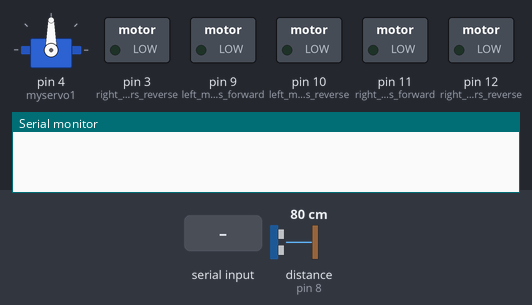
The sketch below on a simulated Arduino Uno, built with avr-gcc and run on an emulated ATmega328P. On the bench: servo, switched loads named in the sketch (green lamp = pin HIGH), the last lines printed to the serial monitor. The test bench sets the inputs (shaded band); at power-on: distance to the obstacle (sensor on pin 8) 80 cm. The echo pulse lasts 58.3 µs per cm; random numbers use the default seed unless the sketch sets one; pins used as bus, display or sensor lines are not drawn.

Above: at 1.2 s.
1.3 s: "R" received over Serial
At 2.1 s:
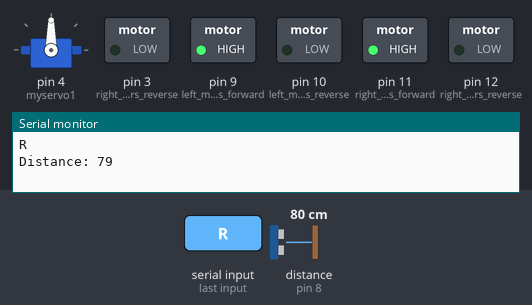
2.8 s: "L" received over Serial
At 3.3 s:
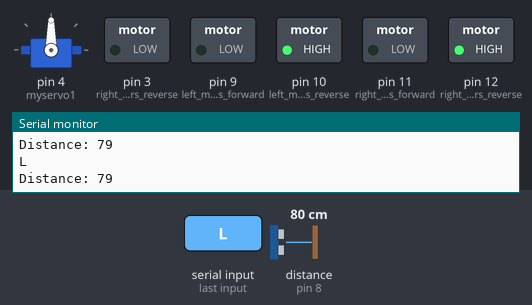
4.3 s: "F" received over Serial
At 5.5 s:
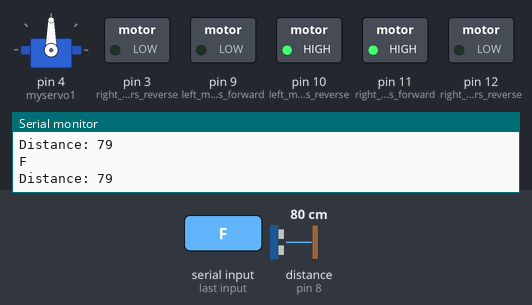
5.8 s: "B" received over Serial
At 6.7 s:
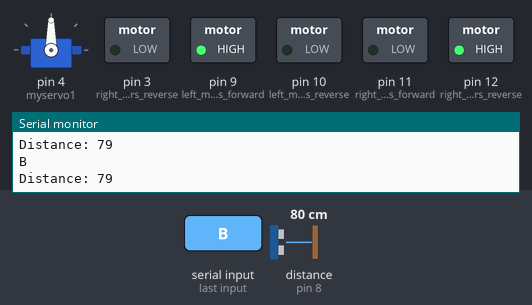
7.3 s: "W" received over Serial
At 7.9 s:
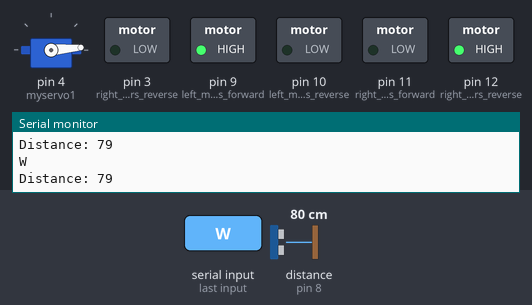
8.8 s: "S" received over Serial
At 10.2 s:
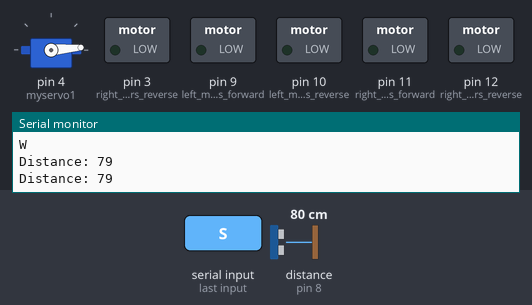
Timing chart, 0 to 11.3 s (numbered marks = the images above; inputs shaded):
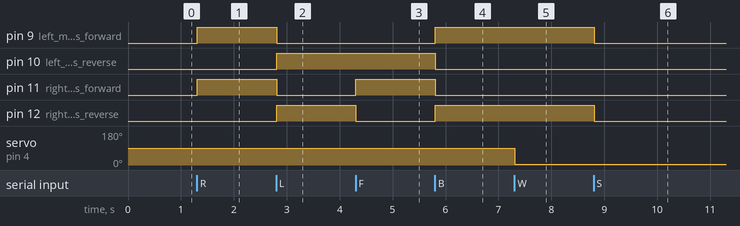

Measured:
- after the input at 1.3 s, pin 9 (left_motors_forward), pin 11 (right_motors_forward): LOW → HIGH at once
- after the input at 2.8 s, pin 9 (left_motors_forward), pin 11 (right_motors_forward): HIGH → LOW at once; pin 10 (left_motors_reverse), pin 12 (right_motors_reverse): LOW → HIGH at once
- after the input at 4.3 s, pin 11 (right_motors_forward): LOW → HIGH at once; pin 12 (right_motors_reverse): HIGH → LOW at once
- after the input at 5.8 s, pin 9 (left_motors_forward), pin 12 (right_motors_reverse): LOW → HIGH at once; pin 10 (left_motors_reverse), pin 11 (right_motors_forward): HIGH → LOW at once
- after the input at 7.3 s, servo on pin 4 (myservo1): 90° → 5° at once
- after the input at 8.8 s, pin 9 (left_motors_forward), pin 12 (right_motors_reverse): HIGH → LOW at once

The sketch:

mini_prj.ino
```cpp
#include <Servo.h>

Servo myservo1;

char t;
int ran;
const int trigPin = 7;
const int echoPin = 8;
// defines variables
long duration;
int distance;
void setup() {

  ran = random(10);
myservo1.attach(4);
pinMode(9,OUTPUT);   //left motors forward
pinMode(10,OUTPUT);   //left motors reverse
pinMode(11,OUTPUT);   //right motors forward
pinMode(12,OUTPUT);   //right motors reverse
pinMode(3,OUTPUT);   //right motors reverse

pinMode(trigPin, OUTPUT); // Sets the trigPin as an Output
pinMode(echoPin, INPUT); // Sets the echoPin as an Input
Serial.begin(9600); // Starts the serial communication
}

void loop() {
if(Serial.available()){
  t = Serial.read();
  if(t!= 'S'){
    Serial.println(t);
  }
  // Clears the trigPin
  digitalWrite(trigPin, LOW);
//  delayMicroseconds(2);
  // Sets the trigPin on HIGH state for 10 micro seconds
  digitalWrite(trigPin, HIGH);
//  delayMicroseconds(10);
  digitalWrite(trigPin, LOW);
  // Reads the echoPin, returns the sound wave travel time in microseconds
  duration = pulseIn(echoPin, HIGH);
  // Calculating the distance
  distance= duration*0.034/2;
  // Prints the distance on the Serial Monitor
  Serial.print("Distance: ");
  Serial.println(distance);
//  delay(500);
  if(distance <= 10){
    digitalWrite(3, HIGH);
  }
  else{
    digitalWrite(3, LOW);
  }
  //  Serial.println(ran);

}

if(t == 'R'){            //move forward(all motors rotate in forward direction)
  digitalWrite(9,HIGH);
  digitalWrite(10,LOW);
  digitalWrite(11,HIGH);
  digitalWrite(12,LOW);
}

else if(t == 'L'){      //move reverse (all motors rotate in reverse direction)
  digitalWrite(9,LOW);
  digitalWrite(10,HIGH);
  digitalWrite(11,LOW);
  digitalWrite(12,HIGH);
}

else if(t == 'F'){      //turn right (left side motors rotate in forward direction, right side motors doesn't rotate)
  digitalWrite(9,LOW);
  digitalWrite(10,HIGH);
  digitalWrite(11,HIGH);
  digitalWrite(12,LOW);
}

else if(t == 'B'){      //turn left (right side motors rotate in forward direction, left side motors doesn't rotate)
  digitalWrite(9,HIGH);
  digitalWrite(10,LOW);
  digitalWrite(11,LOW);
  digitalWrite(12,HIGH);
}

else if(t == 'S'){      //STOP (all motors stop)
  digitalWrite(9,LOW);
  digitalWrite(10,LOW);
  digitalWrite(11,LOW);
  digitalWrite(12,LOW);
}


else if(t == 'W')
{
  myservo1.write(5);
}

else if(t == 'w')
{
  myservo1.write(90);
}


}
```
